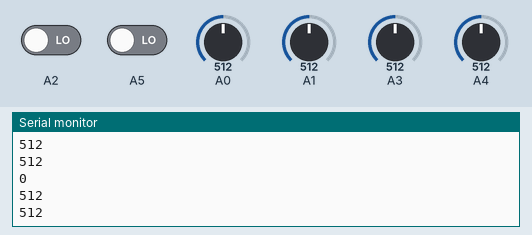
Simulated run of this sketch. Board: Arduino Uno, built with avr-gcc and run on an emulated ATmega328P. Shown: the last lines printed to the serial monitor. The inputs (shaded band) are chosen by the test bench; at power-on: A0 = 512, A1 = 512, A3 = 512, A4 = 512, A2 LOW, A5 LOW.

Above: at 1.2 s.
1.3 s: A0 set to 716
At 1.41 s:
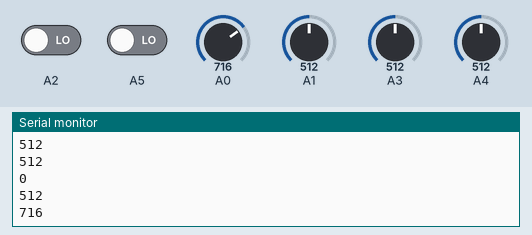
2.8 s: A1 set to 306
At 2.93 s:
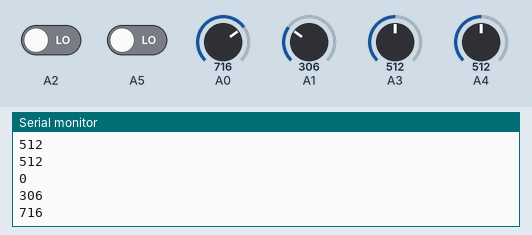
4.3 s: A3 set to 992
5.8 s: A4 set to 30
7.3 s: A2 driven HIGH
Timing chart, 0 to 9.8 s (numbered marks = the images above; inputs shaded):
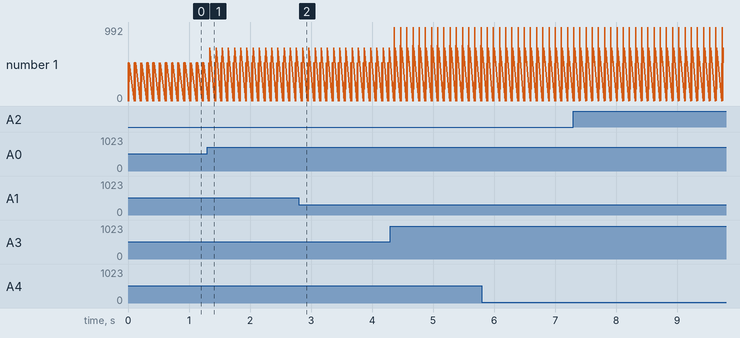

The sketch:

Joysticks.ino
```cpp
void setup() {
  Serial.begin(9600);
  digitalWrite(11, HIGH);
  digitalWrite(12, HIGH);
  digitalWrite(13, HIGH);
}

void loop() {
  Serial.println(digitalRead(A5));
  Serial.println(analogRead(A4));
  Serial.println(analogRead(A3));
  Serial.println();
  Serial.println(digitalRead(A2));
  Serial.println(analogRead(A1));
  Serial.println(analogRead(A0));
  Serial.println();
  Serial.println();
  delay(100);
  // put your main code here, to run repeatedly:

}
```

Measured:
- after the input at 1.3 s, the serial monitor: prints a new line at once (image 1)
- after the input at 2.8 s, the serial monitor: prints a new line after 0.06 s (image 2)
- plotted number 1: 512 → 716 after the input at 1.3 s
